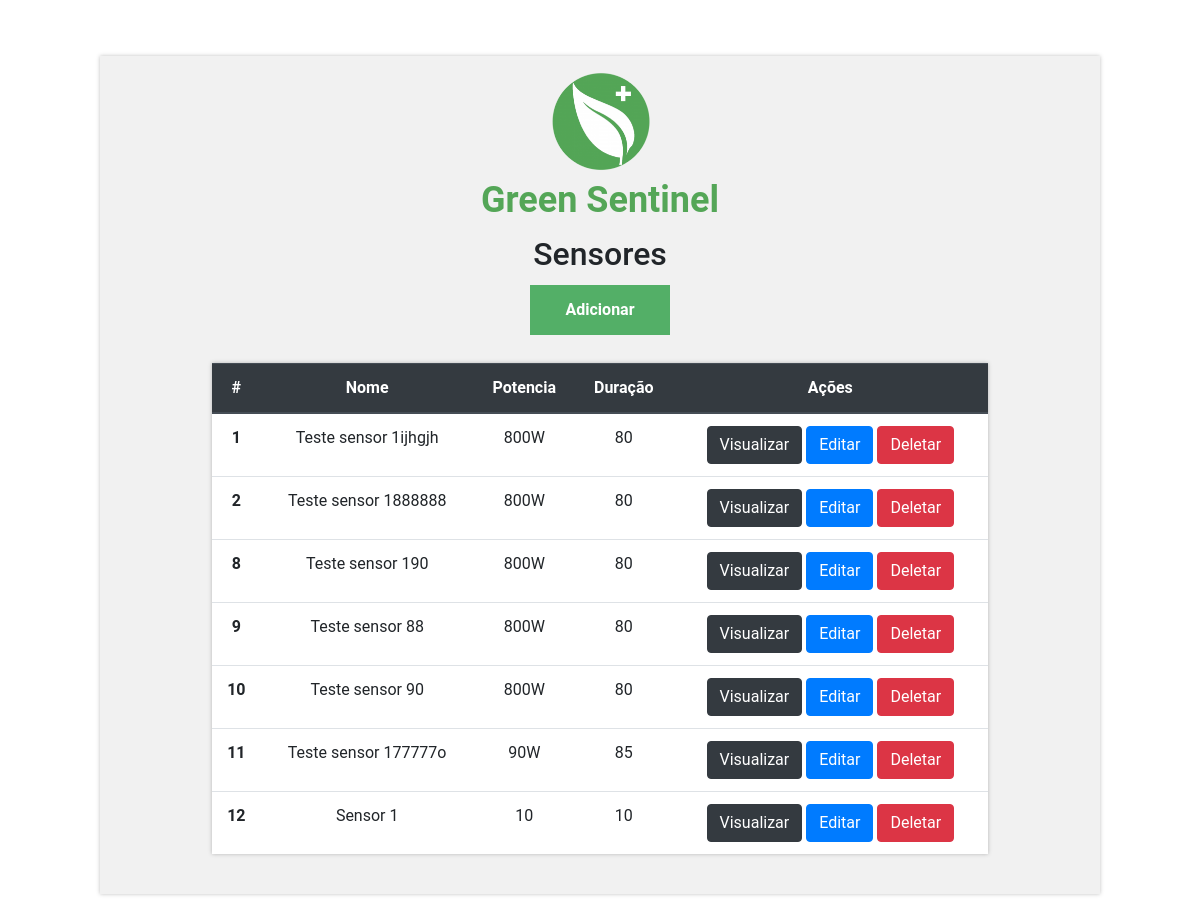
Page /sensores/ on the earlier database version.
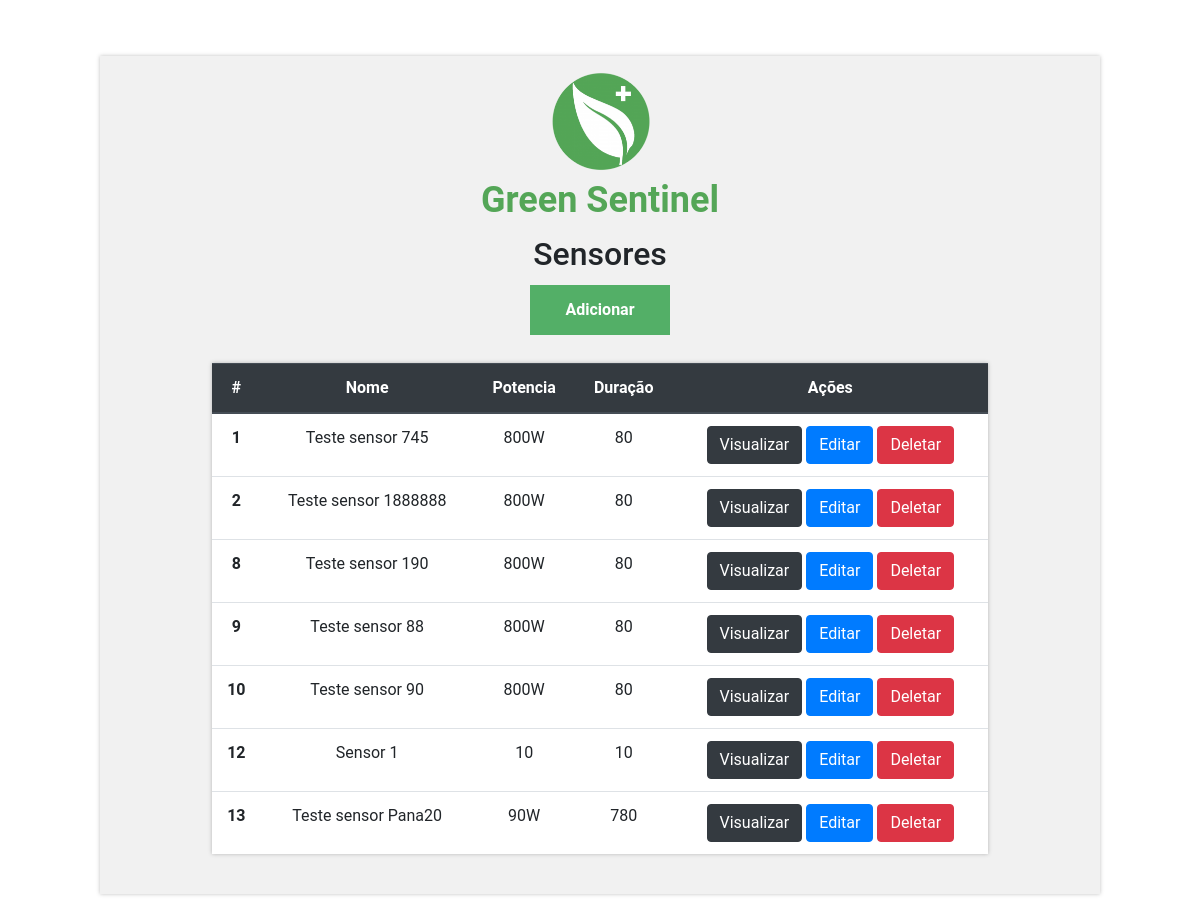
Same page on the later database version.
### app/models.py (models this page shows)
class Sensor(models.Model):
    name = models.CharField(max_length=20)
    description = models.CharField(max_length=50)
    model = models.CharField(max_length=20)
    potency = models.CharField(max_length=5)
    duration = models.IntegerField()
    serial = models.CharField(max_length=20)
    brand = models.CharField(max_length=20)

### app/views.py (the view)
# urls.py: path('sensores/', sensor),
def sensor(request):
    data = {'db': Sensor.objects.all}
    return render(request, 'sensor.html', data)

### app/templates/sensor.html (shortened to what this page needs)
<!DOCTYPE html>
<html lang="pt-br">
	<head>
		<link
			rel="stylesheet"
			href="https://stackpath.bootstrapcdn.com/bootstrap/4.4.1/css/bootstrap.min.css"
		/>
		{% load static %}
		<link rel="stylesheet" href="{% static 'styles/sensores.css' %}" />
	</head>
	<body>
		<div class="container">
			<div class="brand">
				{% load static %}
				<img
					class="brand-image"
					src="{% static 'images/greenSentinelLogo.png' %}"
				/>
				<div class="brand-title">Green Sentinel</div>
			</div>
			<div class="col-8 m-auto pt-2 pb-2 text-center">
				<h2>Sensores</h2>
				<a href="/create_sensor" class="system-button add-button">Adicionar</a>
			</div>
			<div class="col-10 m-auto pt-2 pb-2 text-center">
				<table class="table">
					<thead class="thead-dark">
						<tr>
							<th scope="col">#</th>
							<th scope="col">Nome</th>
							<th scope="col">Potencia</th>
							<th scope="col">Duração</th>
							<th scope="col">Ações</th>
						</tr>
					</thead>
					<tbody>
						{% for dbs in db %}
						<tr>
							<th>{{dbs.id}}</th>
							<td>{{dbs.name}}</td>
							<td>{{dbs.potency}}</td>
							<td>{{dbs.duration}}</td>
							<td>
								<a
									href="/view_sensor/{{dbs.id}}/"
									class="btn btn-dark"
									>Visualizar</a
								>
								<a
									href="/edit_sensor/{{dbs.id}}/"
									class="btn btn-primary"
									>Editar</a
								>
								<a
									href="/delete_sensor/{{dbs.id}}/"
									class="btn btn-danger btnDel"
									>Deletar</a
								>
							</td>
						</tr>
						{% endfor %}
					</tbody>
				</table>
			</div>
		</div>
	</body>
</html>

Differences in the rows shown:
removed Sensor: id "11", name "Teste sensor 177777o", potency "90W", duration "85"
changed Sensor id 1: name "Teste sensor 1ijhgjh" → "Teste sensor 745"
added Sensor: id "13", name "Teste sensor Pana20", potency "90W", duration "780"
